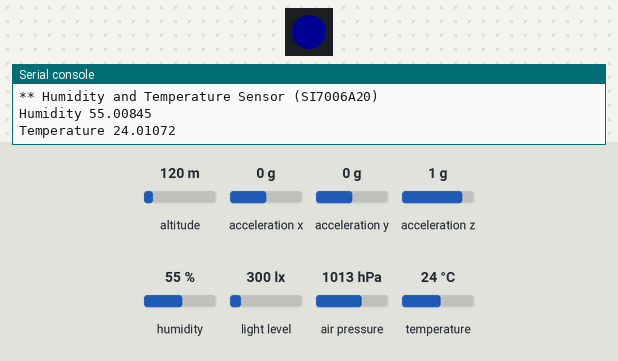
This program was run on a simulated Pycom board running MicroPython. On the bench: 1 RGB LEDs in strip order, left to right, the last lines printed to the serial console. The inputs (shaded band) are chosen by the test bench; at power-on: altitude 120 m, acceleration x 0 g, acceleration y 0 g, acceleration z 1 g, humidity 55 %, light level 300 lx, air pressure 1013 hPa, temperature 24 °C. Dim RGB values are drawn brighter than linear; no radio messages arrive unless stated (any console line starting 'radio sent:' is added by the test bench); the LoRaWAN join succeeds after 3 s and a send takes 0.1 s; library files of the repository ran but are not shown: CayenneLPP.py, LIS2HH12.py.

Above: at 1.2 s.
1.3 s: altitude set to 20 m
At 2.4 s:
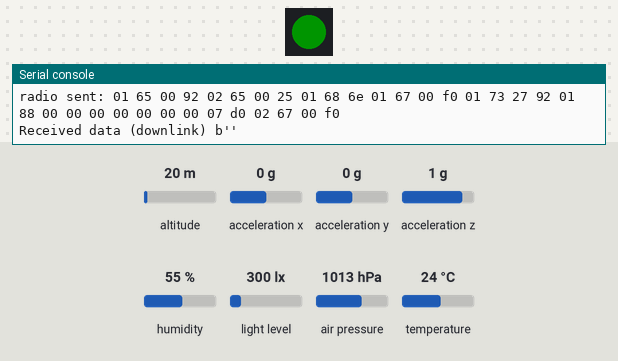
Timing chart, 0 to 43.6 s (numbered marks = the images above; inputs shaded):
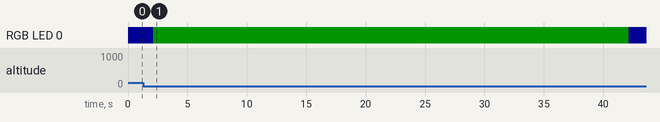

The program:

main.py
```python
import socket
import time
import binascii
import pycom
import struct
from network import LoRa
from CayenneLPP import CayenneLPP

from pysense import Pysense
from LIS2HH12 import LIS2HH12
from SI7006A20 import SI7006A20
from LTR329ALS01 import LTR329ALS01
from MPL3115A2 import MPL3115A2, ALTITUDE, PRESSURE

import config

#app_eui = config.app_eui
#app_key = config.app_key

py = Pysense()
si = SI7006A20(py)
lt = LTR329ALS01(py)
li = LIS2HH12(py)

# Disable heartbeat LED
pycom.heartbeat(False)
print('Led disable at startup')

# Initialize LoRa in LORAWAN mode.
lora = LoRa(mode=LoRa.LORAWAN, region=LoRa.EU868)

# create an ABP authentication params
#dev_addr = struct.unpack(">l", binascii.unhexlify('0ab8142f'))[0]
#nwk_swkey = binascii.unhexlify('00112c72b32e0a1c5da9bf6a5f2eae3f')
#app_swkey = binascii.unhexlify('c05b8f1a03130f7bebd588586110362e')
dev_addr = config.dev_addr
nwk_swkey =  config.nwk_swkey
app_swkey = config.app_swkey

# join a network using ABP activation
lora.join(activation=LoRa.ABP, auth=(dev_addr, nwk_swkey, app_swkey), timeout=0)

# wait until the module has joined the network
while not lora.has_joined():
    pycom.rgbled(0x140000)
    time.sleep(2.5)
    pycom.rgbled(0x000000)
    time.sleep(1.0)
    print('Not yet joined...')

print('LoraWan ABP joined...')
pycom.rgbled(0x001400)

# create a LoRa socket
s = socket.socket(socket.AF_LORA, socket.SOCK_RAW)

# set the LoRaWAN data rate
s.setsockopt(socket.SOL_LORA, socket.SO_DR, 5)

while True:
    s.setblocking(True)
    pycom.rgbled(0x000014)
    lpp = CayenneLPP()

    #print('\n\n** 3-Axis Accelerometer (LIS2HH12)')
    #print('Acceleration', li.acceleration())
    #print('Roll', li.roll())
    #print('Pitch', li.pitch())
    #lpp.add_accelerometer(1, li.acceleration()[0], li.acceleration()[1], li.acceleration()[2])
    #lpp.add_gryrometer(1, li.roll(), li.pitch(), 0)

    print('\n\n** Digital Ambient Light Sensor (LTR-329ALS-01)')
    print('Light', lt.light())
    lpp.add_luminosity(1, lt.light()[0])
    lpp.add_luminosity(2, lt.light()[1])

    print('** Humidity and Temperature Sensor (SI7006A20)')
    print('Humidity', si.humidity())
    print('Temperature', si.temperature())
    lpp.add_relative_humidity(1, si.humidity())
    lpp.add_temperature(1, si.temperature())

    mpPress = MPL3115A2(py,mode=PRESSURE)
    print('** Barometric Pressure Sensor with Altimeter (MPL3115A2)')
    print('Pressure (hPa)', mpPress.pressure()/100)
    lpp.add_barometric_pressure(1, mpPress.pressure()/100)

    mpAlt = MPL3115A2(py,mode=ALTITUDE)
    print('Altitude', mpAlt.altitude())
    print('Temperature', mpAlt.temperature())
    lpp.add_gps(1, 0, 0, mpAlt.altitude())
    lpp.add_temperature(2, mpAlt.temperature())

    print('\nSending data (uplink)...')
    s.send(bytes(lpp.get_buffer()))
    s.setblocking(False)
    data = s.recv(64)
    print('Received data (downlink)', data)
    pycom.rgbled(0x001400)
    time.sleep(40)
```

pysense.py
```python
from pycoproc import Pycoproc

__version__ = '1.4.0'

class Pysense(Pycoproc):

    def __init__(self, i2c=None, sda='P22', scl='P21'):
        Pycoproc.__init__(self, i2c, sda, scl)
```

SI7006A20.py
```python
import time
from machine import I2C

class SI7006A20:
    SI7006A20_I2C_ADDR = const(0x40)
    TEMP_NOHOLDMASTER = const(0xF3)
    HUMD_NOHOLDMASTER = const(0xF5)

    def __init__(self, pysense = None, sda = 'P22', scl = 'P21'):
        if pysense is not None:
            self.i2c = pysense.i2c
        else:
            self.i2c = I2C(0, mode=I2C.MASTER, pins=(sda, scl))

    def _getWord(self, high, low):
        return ((high & 0xFF) << 8) + (low & 0xFF)

    def temperature(self):
        self.i2c.writeto(SI7006A20_I2C_ADDR, bytearray([0xF3]))
        time.sleep(0.5)
        data = self.i2c.readfrom(SI7006A20_I2C_ADDR, 2)
        data = self._getWord(data[0], data[1])
        temp = ((175.72 * data) / 65536.0) - 46.85
        return temp

    def humidity(self):
        self.i2c.writeto(SI7006A20_I2C_ADDR, bytearray([0xF5]))
        time.sleep(0.5)
        data = self.i2c.readfrom(SI7006A20_I2C_ADDR, 2)
        data = self._getWord(data[0], data[1])
        humidity = ((125.0 * data) / 65536.0) - 6.0
        return humidity
```

LTR329ALS01.py
```python
import time
from machine import I2C

class LTR329ALS01:
    ALS_I2CADDR = const(0x29) # The device's I2C address

    ALS_CONTR_REG = const(0x80)
    ALS_MEAS_RATE_REG = const(0x85)

    ALS_DATA_CH1_LOW = const(0x88)
    ALS_DATA_CH1_HIGH = const(0x89)
    ALS_DATA_CH0_LOW = const(0x8A)
    ALS_DATA_CH0_HIGH = const(0x8B)

    ALS_GAIN_1X = const(0x00)
    ALS_GAIN_2X = const(0x01)
    ALS_GAIN_4X = const(0x02)
    ALS_GAIN_8X = const(0x03)
    ALS_GAIN_48X = const(0x06)
    ALS_GAIN_96X = const(0x07)

    ALS_INT_50 = const(0x01)
    ALS_INT_100 = const(0x00)
    ALS_INT_150 = const(0x04)
    ALS_INT_200 = const(0x02)
    ALS_INT_250 = const(0x05)
    ALS_INT_300 = const(0x06)
    ALS_INT_350 = const(0x07)
    ALS_INT_400 = const(0x03)

    ALS_RATE_50 = const(0x00)
    ALS_RATE_100 = const(0x01)
    ALS_RATE_200 = const(0x02)
    ALS_RATE_500 = const(0x03)
    ALS_RATE_1000 = const(0x04)
    ALS_RATE_2000 = const(0x05)

    def __init__(self, pysense = None, sda = 'P22', scl = 'P21', gain = ALS_GAIN_1X, integration = ALS_INT_100, rate = ALS_RATE_500):
        if pysense is not None:
            self.i2c = pysense.i2c
        else:
            self.i2c = I2C(0, mode=I2C.MASTER, pins=(sda, scl))

        contr = self._getContr(gain)
        self.i2c.writeto_mem(ALS_I2CADDR, ALS_CONTR_REG, bytearray([contr]))

        measrate = self._getMeasRate(integration, rate)
        self.i2c.writeto_mem(ALS_I2CADDR, ALS_MEAS_RATE_REG, bytearray([measrate]))

        time.sleep(0.01)

    def _getContr(self, gain):
        return ((gain & 0x07) << 2) + 0x01

    def _getMeasRate(self, integration, rate):
        return ((integration & 0x07) << 3) + (rate & 0x07)

    def _getWord(self, high, low):
        return ((high & 0xFF) << 8) + (low & 0xFF)

    def light(self):
        ch1low = self.i2c.readfrom_mem(ALS_I2CADDR , ALS_DATA_CH1_LOW, 1)
        ch1high = self.i2c.readfrom_mem(ALS_I2CADDR , ALS_DATA_CH1_HIGH, 1)
        data1 = int(self._getWord(ch1high[0], ch1low[0]))

        ch0low = self.i2c.readfrom_mem(ALS_I2CADDR , ALS_DATA_CH0_LOW, 1)
        ch0high = self.i2c.readfrom_mem(ALS_I2CADDR , ALS_DATA_CH0_HIGH, 1)
        data0 = int(self._getWord(ch0high[0], ch0low[0]))

        return (data0, data1)
```

MPL3115A2.py
```python
import time
from machine import I2C

ALTITUDE = const(0)
PRESSURE = const(1)

class MPL3115A2exception(Exception):
    pass

class MPL3115A2:
    MPL3115_I2CADDR = const(0x60)
    MPL3115_STATUS = const(0x00)
    MPL3115_PRESSURE_DATA_MSB = const(0x01)
    MPL3115_PRESSURE_DATA_CSB = const(0x02)
    MPL3115_PRESSURE_DATA_LSB = const(0x03)
    MPL3115_TEMP_DATA_MSB = const(0x04)
    MPL3115_TEMP_DATA_LSB = const(0x05)
    MPL3115_DR_STATUS = const(0x06)
    MPL3115_DELTA_DATA = const(0x07)
    MPL3115_WHO_AM_I = const(0x0c)
    MPL3115_FIFO_STATUS = const(0x0d)
    MPL3115_FIFO_DATA = const(0x0e)
    MPL3115_FIFO_SETUP = const(0x0e)
    MPL3115_TIME_DELAY = const(0x10)
    MPL3115_SYS_MODE = const(0x11)
    MPL3115_INT_SORCE = const(0x12)
    MPL3115_PT_DATA_CFG = const(0x13)
    MPL3115_BAR_IN_MSB = const(0x14)
    MPL3115_P_ARLARM_MSB = const(0x16)
    MPL3115_T_ARLARM = const(0x18)
    MPL3115_P_ARLARM_WND_MSB = const(0x19)
    MPL3115_T_ARLARM_WND = const(0x1b)
    MPL3115_P_MIN_DATA = const(0x1c)
    MPL3115_T_MIN_DATA = const(0x1f)
    MPL3115_P_MAX_DATA = const(0x21)
    MPL3115_T_MAX_DATA = const(0x24)
    MPL3115_CTRL_REG1 = const(0x26)
    MPL3115_CTRL_REG2 = const(0x27)
    MPL3115_CTRL_REG3 = const(0x28)
    MPL3115_CTRL_REG4 = const(0x29)
    MPL3115_CTRL_REG5 = const(0x2a)
    MPL3115_OFFSET_P = const(0x2b)
    MPL3115_OFFSET_T = const(0x2c)
    MPL3115_OFFSET_H = const(0x2d)

    def __init__(self, pysense = None, sda = 'P22', scl = 'P21', mode = PRESSURE):
        if pysense is not None:
            self.i2c = pysense.i2c
        else:
            self.i2c = I2C(0, mode=I2C.MASTER, pins=(sda, scl))

        self.STA_reg = bytearray(1)
        self.mode = mode

        if self.mode is PRESSURE:
            self.i2c.writeto_mem(MPL3115_I2CADDR, MPL3115_CTRL_REG1, bytes([0x38])) # barometer mode, not raw, oversampling 128, minimum time 512 ms
            self.i2c.writeto_mem(MPL3115_I2CADDR, MPL3115_PT_DATA_CFG, bytes([0x07])) # no events detected
            self.i2c.writeto_mem(MPL3115_I2CADDR, MPL3115_CTRL_REG1, bytes([0x39])) # active
        elif self.mode is ALTITUDE:
            self.i2c.writeto_mem(MPL3115_I2CADDR, MPL3115_CTRL_REG1, bytes([0xB8])) # altitude mode, not raw, oversampling 128, minimum time 512 ms
            self.i2c.writeto_mem(MPL3115_I2CADDR, MPL3115_PT_DATA_CFG, bytes([0x07])) # no events detected
            self.i2c.writeto_mem(MPL3115_I2CADDR, MPL3115_CTRL_REG1, bytes([0xB9])) # active
        else:
            raise MPL3115A2exception("Invalid Mode MPL3115A2")

        if self._read_status():
            pass
        else:
            raise MPL3115A2exception("Error with MPL3115A2")

    def _read_status(self):
        while True:
            self.i2c.readfrom_mem_into(MPL3115_I2CADDR, MPL3115_STATUS, self.STA_reg)

            if(self.STA_reg[0] == 0):
                time.sleep(0.01)
                pass
            elif(self.STA_reg[0] & 0x04) == 4:
                return True
            else:
                return False

    def pressure(self):
        if self.mode == ALTITUDE:
            raise MPL3115A2exception("Incorrect Measurement Mode MPL3115A2")

        OUT_P_MSB = self.i2c.readfrom_mem(MPL3115_I2CADDR, MPL3115_PRESSURE_DATA_MSB,1)
        OUT_P_CSB = self.i2c.readfrom_mem(MPL3115_I2CADDR, MPL3115_PRESSURE_DATA_CSB,1)
        OUT_P_LSB = self.i2c.readfrom_mem(MPL3115_I2CADDR, MPL3115_PRESSURE_DATA_LSB,1)

        return float((OUT_P_MSB[0] << 10) + (OUT_P_CSB[0] << 2) + ((OUT_P_LSB[0] >> 6) & 0x03) + ((OUT_P_LSB[0] >> 4) & 0x03) / 4.0)

    def altitude(self):
        if self.mode == PRESSURE:
            raise MPL3115A2exception("Incorrect Measurement Mode MPL3115A2")

        OUT_P_MSB = self.i2c.readfrom_mem(MPL3115_I2CADDR, MPL3115_PRESSURE_DATA_MSB,1)
        OUT_P_CSB = self.i2c.readfrom_mem(MPL3115_I2CADDR, MPL3115_PRESSURE_DATA_CSB,1)
        OUT_P_LSB = self.i2c.readfrom_mem(MPL3115_I2CADDR, MPL3115_PRESSURE_DATA_LSB,1)

        alt_int = (OUT_P_MSB[0] << 8) + (OUT_P_CSB[0])
        alt_frac = ((OUT_P_LSB[0] >> 4) & 0x0F)

        if alt_int > 32767:
            alt_int -= 65536

        return float(alt_int + alt_frac / 4.0)

    def temperature(self):
        OUT_T_MSB = self.i2c.readfrom_mem(MPL3115_I2CADDR, MPL3115_TEMP_DATA_MSB,1)
        OUT_T_LSB = self.i2c.readfrom_mem(MPL3115_I2CADDR, MPL3115_TEMP_DATA_LSB,1)

        temp_int = OUT_T_MSB[0]
        temp_frac = OUT_T_LSB[0]

        if temp_int > 127:
            temp_int -= 256

        return float(temp_int + temp_frac / 256.0)
```

config.py
```python
#!/usr/bin/env python
import binascii
import struct

# OTAA.. activation
#app_eui = binascii.unhexlify('4060b33ef9ead0d9c5360b2f791f3cd0')
#app_key = binascii.unhexlify('3c13f429303bf2293efe2cb5423c10e8')

# ABP... activation
# copy and paste from Chirpstack AS
address ='0b 27 5f ed'
nwSession = 'ed 4e ab 89 27 59 8a 97 0b f4 45 8b 7b 46 41 e0'
appSession = 'bb 2d cf f5 9b ca 47 d3 aa a0 34 a6 8f 60 98 7a'

# create an ABP authentication params
dev_addr = struct.unpack(">l", binascii.unhexlify(address.replace(" ","")))[0]
nwk_swkey = binascii.unhexlify(nwSession.replace(" ",""))
app_swkey = binascii.unhexlify(appSession.replace(" ",""))
```

Source omitted: pycoproc.py (9430 bytes)
